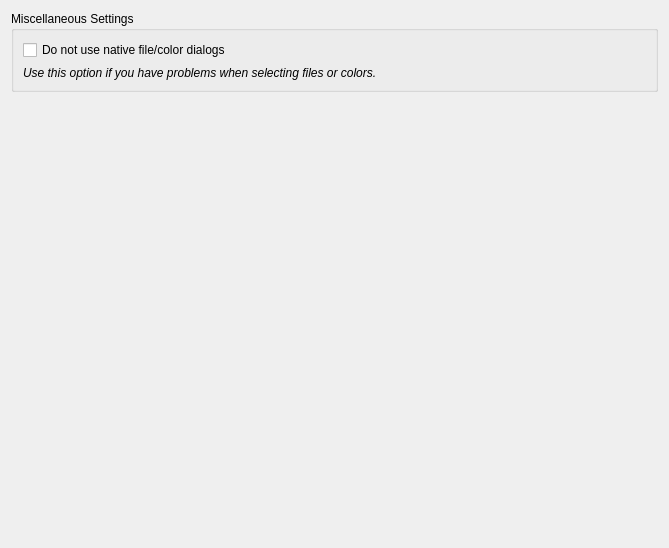
<?xml version="1.0" encoding="UTF-8"?>
<ui version="4.0">
 <class>SVPreferencesPageMisc</class>
 <widget class="QWidget" name="SVPreferencesPageMisc">
  <property name="geometry">
   <rect>
    <x>0</x>
    <y>0</y>
    <width>669</width>
    <height>548</height>
   </rect>
  </property>
  <layout class="QVBoxLayout" name="verticalLayout_2">
   <item>
    <widget class="QGroupBox" name="groupBox">
     <property name="title">
      <string>Miscellaneous Settings</string>
     </property>
     <layout class="QVBoxLayout" name="verticalLayout">
      <item>
       <widget class="QCheckBox" name="checkBoxDontUseNativeDialogs">
        <property name="text">
         <string>Do not use native file/color dialogs</string>
        </property>
       </widget>
      </item>
      <item>
       <widget class="QLabel" name="label">
        <property name="font">
         <font>
          <italic>true</italic>
         </font>
        </property>
        <property name="text">
         <string>Use this option if you have problems when selecting files or colors.</string>
        </property>
       </widget>
      </item>
     </layout>
    </widget>
   </item>
   <item>
    <spacer name="verticalSpacer_3">
     <property name="orientation">
      <enum>Qt::Vertical</enum>
     </property>
     <property name="sizeHint" stdset="0">
      <size>
       <width>20</width>
       <height>40</height>
      </size>
     </property>
    </spacer>
   </item>
  </layout>
 </widget>
 <resources/>
 <connections/>
</ui>
